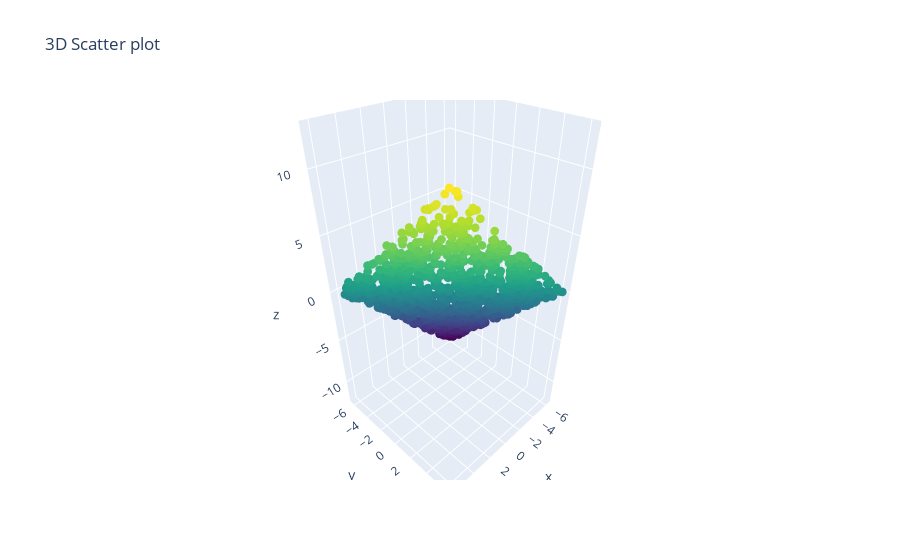

Notebook cell for this chart:
### Code cell
import plotly.graph_objs as go

x = data[:,0]
y = data[:,1]
z = data[:,3]

trace = go.Scatter3d(
    x = x, 
    y = y, 
    z = z,
    mode = 'markers', 
    marker = dict(
        size = 3,
      color = z, # set color to an array/list of desired values
        colorscale = 'Viridis'
      )
   )
layout = go.Layout(title = '3D Scatter plot')
fig = go.Figure(data = [trace], layout = layout)
fig.show()

fig.write_html("fig_01.html")

### Figure 1 — Plotly figure (JSON) as saved in the notebook; plotly's stock layout.template omitted (floating-point values rounded to 4 significant figures; data arrays with more than 128 entries replaced by an {"elided": "..."} marker saying what was removed)
{"data": [{"marker": {"color": {"elided": "1000 float values"}, "colorscale": [[0, "#440154"], [0.1111, "#482878"], [0.2222, "#3e4989"], [0.3333, "#31688e"], [0.4444, "#26828e"], [0.5556, "#1f9e89"], [0.6667, "#35b779"], [0.7778, "#6ece58"], [0.8889, "#b5de2b"], [1, "#fde725"]], "size": 3}, "mode": "markers", "type": "scatter3d", "x": {"elided": "1000 float values"}, "y": {"elided": "1000 float values"}, "z": {"elided": "1000 float values"}}], "layout": {"title": {"text": "3D Scatter plot"}}}
